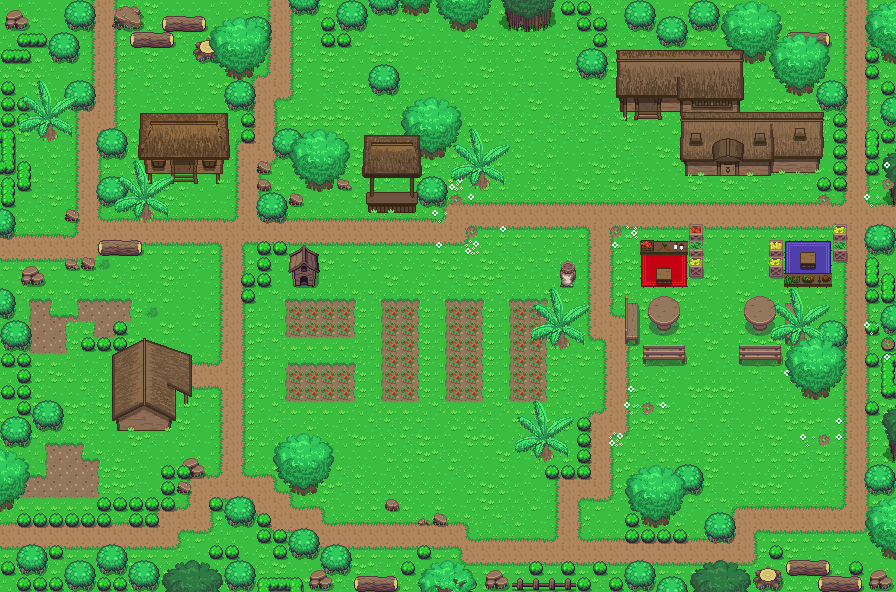

Rendered tile map (Tiled .tmx) drawn with the repository's tilesets; below, a short description and the map source with its tile grids summarised:
An orthogonal 56x37 tile map with 16x16 px tiles, 10 tile layers (Base, endblocks, Cliff, Objects 1, ...), 2 tilesets.

<map version="1.0.0" orientation="orthogonal" renderorder="left-down" width="56" height="37" tilewidth="16" tileheight="16" nextobjectid="1">
 <tileset firstgid="1" source="../Tileset/Overworld.tsx" />
 <tileset firstgid="1729" source="../Tileset/Building.tsx" />
 <layer name="Base" width="56" height="37">
  <data>[2072 cells, 2072 non-empty, 35 distinct tile ids]</data>
 </layer>
 <layer name="endblocks" width="56" height="37">
  <data>[2072 cells, 269 non-empty, 72 distinct tile ids]</data>
 </layer>
 <layer name="Cliff" width="56" height="37">
  <data>[2072 cells, 0 non-empty, 0 distinct tile ids]</data>
 </layer>
 <layer name="Objects 1" width="56" height="37">
  <data>[2072 cells, 121 non-empty, 67 distinct tile ids]</data>
 </layer>
 <layer name="Plants1" width="56" height="37">
  <data>[2072 cells, 204 non-empty, 17 distinct tile ids]</data>
 </layer>
 <layer name="Buildings 1" width="56" height="37">
  <data>[2072 cells, 118 non-empty, 118 distinct tile ids]</data>
 </layer>
 <layer name="Buildings 2" width="56" height="37">
  <data>[2072 cells, 40 non-empty, 40 distinct tile ids]</data>
 </layer>
 <layer name="Objects 2" width="56" height="37">
  <data>[2072 cells, 11 non-empty, 9 distinct tile ids]</data>
 </layer>
 <layer name="Plants 1" width="56" height="37">
  <data>[2072 cells, 0 non-empty, 0 distinct tile ids]</data>
 </layer>
 <layer name="Above Player" width="56" height="37">
  <properties>
   <property name="unity:sortingLayerName" value="AbovePlayer" />
  </properties>
  <data>[2072 cells, 180 non-empty, 61 distinct tile ids]</data>
 </layer>
</map>
